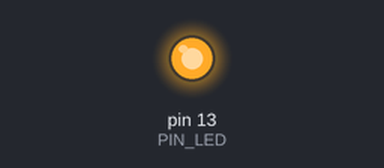
The sketch below on a simulated Arduino Nano, built with avr-gcc and run on an emulated ATmega328P. Shown: output pins drawn as LEDs (lit = HIGH). What the sketch prints to the serial monitor is not drawn.

Above: at 0.1 s.
At 0.8 s:
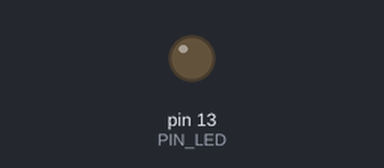
Timing chart, 0 to 2.3 s (numbered marks = the images above):
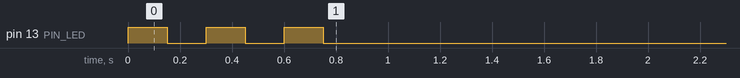

The sketch:

TasteData_Sensor_Node.ino
```cpp
/*
 * ============================================================================
 * TasteData Sensor Node — Firmware v1.0
 * Sabancı University IF201
 * ============================================================================
 *
 * Reads eight chemical / physical taste dimensions from analog sensor inputs
 * and transmits one CSV line per 100 ms (10 Hz) over USB-Serial:
 *
 *   ph,temp,brix,shu,co2,ibu,salt,glutamate
 *
 * This schema is consumed directly by src/sensors.py → src/brain.py.
 * All values are floating-point numbers in their native physical units.
 *
 * HARDWARE WIRING SUMMARY
 * ───────────────────────
 *   A0  pH electrode          (e.g. DFRobot SEN0161 analog pH circuit)
 *   A1  Temperature sensor    (e.g. LM35: 10 mV / °C)
 *   A2  Brix refractometer    (analog output circuit: 0–5 V = 0–20 °Bx)
 *   A3  Capsaicin / SHU       (custom biosensor or log-scale converter)
 *   A4  Dissolved CO₂         (e.g. MG-811 CO₂ module)
 *   A5  Bitterness / IBU      (e.g. OPT101 absorbance at 275 nm)
 *   A6  Saltiness / NaCl      (TDS conductivity probe, NaCl-calibrated)
 *   A7  Umami / L-glutamate   (enzymatic biosensor)
 *
 * STARTUP HANDSHAKE
 * ─────────────────
 * On power-on the node prints a machine-readable banner before streaming data.
 * The Python SensorReader detects the "TASTEDATA_NODE" prefix and logs a
 * hardware-confirmed connection. The CSV parser silently skips any non-numeric
 * line, so the banner is safe on all firmware versions.
 *
 * SIMULATE MODE
 * ─────────────
 * Set SIMULATE = true to generate Synthetic Flavor Waves entirely in firmware.
 * This lets you run and validate the full Python pipeline without any sensors
 * connected. Each dimension follows an independent sine oscillator so the
 * output exercises all pipeline stages: Stevens's Law, EMA smoothing, perceptual
 * interaction rules, visual mapping, and audio prompt generation.
 *
 * ============================================================================
 */

#include <math.h>

// ── Mode flag ────────────────────────────────────────────────────────────────
// false → read from physical sensors (A0–A7)
// true  → generate Synthetic Flavor Waves internally
const bool SIMULATE = true;

// ── Serial / timing ──────────────────────────────────────────────────────────
#define BAUD_RATE           9600
#define SAMPLE_INTERVAL_MS  100     // 10 Hz — matches run_app.py POLL_INTERVAL_SEC

// ── Pin assignments ───────────────────────────────────────────────────────────
#define PIN_PH       A0
#define PIN_TEMP     A1
#define PIN_BRIX     A2
#define PIN_SHU      A3
#define PIN_CO2      A4
#define PIN_IBU      A5
#define PIN_SALT     A6
#define PIN_UMAMI    A7
#define PIN_LED      13             // Built-in LED used by startup blink sequence


// ============================================================================
// CALIBRATION CONSTANTS
// ============================================================================
//
// Each sensor maps a raw ADC value [0–1023] to a real physical unit.
//
//   RAW_MIN / RAW_MAX  — ADC readings observed at the physical unit extremes.
//                        Measure these with a calibrated reference solution.
//   UNIT_MIN / UNIT_MAX — Corresponding real-world values in physical units.
//                        Must match the normalization bounds in settings.yaml.
//
// CALIBRATION PROCEDURE (repeat for every sensor channel):
//   1. Prepare a reference solution at UNIT_MIN (e.g. pH 2.5 buffer).
//   2. Open the Arduino Serial Monitor.
//   3. Temporarily add: Serial.println(analogRead(PIN_XX));  to loop().
//   4. Record the printed value → set as RAW_MIN.
//   5. Switch to the UNIT_MAX reference → record → set as RAW_MAX.
//   6. Remove the debug print and upload the final sketch.
//
// ─────────────────────────────────────────────────────────────────────────────

// pH  (DFRobot SEN0161 or equivalent analog pH circuit)
// Most pH op-amp circuits are inverting: lower pH → higher output voltage.
// Calibrate with pH 4.01 and pH 6.86 standard buffer solutions,
// then extrapolate to the project range [2.5, 5.0].
const int   PH_RAW_MIN  = 737;     // ADC at pH 2.5 (most acidic in project range)
const int   PH_RAW_MAX  = 614;     // ADC at pH 5.0 (least acidic in project range)
const float PH_UNIT_MIN = 2.5;     // pH units  — matches settings.yaml ph.min
const float PH_UNIT_MAX = 5.0;     // pH units  — matches settings.yaml ph.max
// Note: RAW_MIN > RAW_MAX because the circuit inverts (high acid → high voltage).

// Temperature  (LM35: Vout = 10 mV × T_celsius, referenced to GND)
// 0 °C  →  0.000 V  →  ADC ≈ 0
// 80 °C →  0.800 V  →  ADC = (0.800 / 5.0) × 1023 ≈ 164
const int   TEMP_RAW_MIN  = 0;
const int   TEMP_RAW_MAX  = 164;
const float TEMP_UNIT_MIN = 0.0;   // °C  — settings.yaml temp.min
const float TEMP_UNIT_MAX = 80.0;  // °C  — settings.yaml temp.max

// Brix  (analog refractometer output circuit: 0–5 V = 0–20 °Brix)
const int   BRIX_RAW_MIN  = 0;
const int   BRIX_RAW_MAX  = 1023;
const float BRIX_UNIT_MIN = 0.0;   // °Brix  — settings.yaml brix.min
const float BRIX_UNIT_MAX = 20.0;  // °Brix  — settings.yaml brix.max

// Spiciness / Capsaicin  (custom biosensor; ideally log-corrected post-calibration)
// Replace with a characterised logarithmic mapping once sensor response is known.
const int   SHU_RAW_MIN  = 0;
const int   SHU_RAW_MAX  = 1023;
const float SHU_UNIT_MIN = 0.0;        // SHU  — settings.yaml shu.min
const float SHU_UNIT_MAX = 50000.0;    // SHU  — settings.yaml shu.max

// Dissolved CO₂  (MG-811 or equivalent; check module datasheet for voltage offset)
const int   CO2_RAW_MIN  = 0;
const int   CO2_RAW_MAX  = 1023;
const float CO2_UNIT_MIN = 0.0;    // volumes CO₂  — settings.yaml co2.min
const float CO2_UNIT_MAX = 5.0;    // volumes CO₂  — settings.yaml co2.max

// Bitterness / IBU  (OPT101 or TSL2591 measuring UV absorbance at ~275 nm)
// Calibrate upper end with a commercial beer of known IBU as reference.
const int   IBU_RAW_MIN  = 0;
const int   IBU_RAW_MAX  = 1023;
const float IBU_UNIT_MIN = 0.0;    // IBU  — settings.yaml ibu.min
const float IBU_UNIT_MAX = 100.0;  // IBU  — settings.yaml ibu.max

// Saltiness / NaCl  (TDS conductivity probe, calibrated with NaCl solutions)
// Prepare 0 g/L (distilled water) and 10 g/L NaCl reference solutions.
const int   SALT_RAW_MIN  = 0;
const int   SALT_RAW_MAX  = 1023;
const float SALT_UNIT_MIN = 0.0;   // g/L NaCl  — settings.yaml salt.min
const float SALT_UNIT_MAX = 10.0;  // g/L NaCl  — settings.yaml salt.max

// Umami / L-glutamate  (enzymatic biosensor; arbitrary 0–20 unit scale)
const int   UMAMI_RAW_MIN  = 0;
const int   UMAMI_RAW_MAX  = 1023;
const float UMAMI_UNIT_MIN = 0.0;  // glutamate units  — settings.yaml glutamate.min
const float UMAMI_UNIT_MAX = 20.0; // glutamate units  — settings.yaml glutamate.max


// ============================================================================
// SIMULATION PARAMETERS — Synthetic Flavor Waves
// ============================================================================
//
// Each dimension oscillates as a sine wave centered on a realistic baseline
// value, with an amplitude that keeps the output well within the sensor range.
//
// Oscillation periods are chosen to be mutually irrational (no two share a
// common divisor), so the 8-dimensional signal never exactly repeats.
// This ensures the Python EMA, interaction rules, and audio prompt generator
// are all exercised across a rich variety of flavor states.
//
// SHU uses a signed-squared sine (x·|x|) to generate sharp, brief spiciness
// spikes rather than smooth sinusoidal swells — modeling the experience of
// capsaicin appearing suddenly rather than fading in gradually.
//
// ─────────────────────────────────────────────────────────────────────────────

//                          Center          Amplitude       Resulting range
const float SIM_PH_BASE    = 3.80;  const float SIM_PH_AMP    = 1.15;  // pH  2.65 – 4.95
const float SIM_TEMP_BASE  = 35.0;  const float SIM_TEMP_AMP  = 29.0;  // °C  6.0  – 64.0
const float SIM_BRIX_BASE  = 7.0;   const float SIM_BRIX_AMP  = 6.5;   // Bx  0.5  – 13.5
const float SIM_SHU_BASE   = 4500;  const float SIM_SHU_AMP   = 4400;  // SHU 100  – 8900
const float SIM_CO2_BASE   = 2.0;   const float SIM_CO2_AMP   = 1.8;   // vol 0.2  – 3.8
const float SIM_IBU_BASE   = 25.0;  const float SIM_IBU_AMP   = 23.5;  // IBU 1.5  – 48.5
const float SIM_SALT_BASE  = 2.5;   const float SIM_SALT_AMP  = 2.3;   // g/L 0.2  – 4.8
const float SIM_UMAMI_BASE = 5.0;   const float SIM_UMAMI_AMP = 4.7;   // gu  0.3  – 9.7

// Oscillation periods in seconds (all mutually irrational)
const float SIM_PH_PERIOD    = 17.3;
const float SIM_TEMP_PERIOD  = 41.0;
const float SIM_BRIX_PERIOD  = 23.7;
const float SIM_SHU_PERIOD   = 11.9;
const float SIM_CO2_PERIOD   = 29.1;
const float SIM_IBU_PERIOD   = 37.3;
const float SIM_SALT_PERIOD  = 13.1;
const float SIM_UMAMI_PERIOD = 53.7;

// Phase offsets (radians) so sensors start at varied points in their cycles,
// avoiding an artificial 'all sensors at baseline' initial state.
const float SIM_PH_PHASE    = 0.00;
const float SIM_TEMP_PHASE  = 1.10;
const float SIM_BRIX_PHASE  = 2.30;
const float SIM_SHU_PHASE   = 0.70;
const float SIM_CO2_PHASE   = 3.50;
const float SIM_IBU_PHASE   = 5.10;
const float SIM_SALT_PHASE  = 1.90;
const float SIM_UMAMI_PHASE = 4.40;


// ── State ────────────────────────────────────────────────────────────────────
unsigned long lastSampleMs = 0;


// ============================================================================
// UTILITY FUNCTIONS
// ============================================================================

// Linear interpolation of x from [inMin, inMax] to [outMin, outMax].
// Arduino's built-in map() is integer-only; this version handles floats.
float mapFloat(float x, float inMin, float inMax, float outMin, float outMax) {
    if (inMax == inMin) return outMin;
    return (x - inMin) / (inMax - inMin) * (outMax - outMin) + outMin;
}

float clampFloat(float x, float lo, float hi) {
    if (x < lo) return lo;
    if (x > hi) return hi;
    return x;
}

// Standard sine oscillator returning a value in [base - amp, base + amp].
float sineWave(float tSec, float period, float base, float amp, float phaseRad) {
    return base + amp * sin(TWO_PI * tSec / period + phaseRad);
}

// Signed-squared sine: produces sharp spikes rather than smooth oscillations.
// Output range is the same as sineWave but energy is concentrated at the peaks.
float spikeSine(float tSec, float period, float base, float amp, float phaseRad) {
    float s = sin(TWO_PI * tSec / period + phaseRad);
    return base + amp * s * fabs(s);
}


// ============================================================================
// SERIAL OUTPUT
// ============================================================================
//
// Transmits exactly one CSV line per call.
// Field order: ph,temp,brix,shu,co2,ibu,salt,glutamate
// This is the schema expected by src/sensors.py.
//
void transmitFrame(float ph,   float temp, float brix, float shu,
                   float co2,  float ibu,  float salt,  float umami) {
    // Decimal precision is chosen per-channel to balance resolution against
    // line length. At 9600 baud, a 60-character line transmits in ~6 ms,
    // well within the 100 ms sampling window.
    Serial.print(ph,    3);  Serial.print(',');
    Serial.print(temp,  2);  Serial.print(',');
    Serial.print(brix,  3);  Serial.print(',');
    Serial.print(shu,   1);  Serial.print(',');
    Serial.print(co2,   3);  Serial.print(',');
    Serial.print(ibu,   2);  Serial.print(',');
    Serial.print(salt,  3);  Serial.print(',');
    Serial.print(umami, 3);  Serial.println();
}


// ============================================================================
// HARDWARE READ PATH
// ============================================================================
//
// Each function performs one analogRead, applies the linear calibration map,
// and clamps the result to the valid physical range.
//

float readPH() {
    return clampFloat(
        mapFloat(analogRead(PIN_PH), PH_RAW_MIN, PH_RAW_MAX, PH_UNIT_MIN, PH_UNIT_MAX),
        PH_UNIT_MIN, PH_UNIT_MAX);
}

float readTemp() {
    return clampFloat(
        mapFloat(analogRead(PIN_TEMP), TEMP_RAW_MIN, TEMP_RAW_MAX, TEMP_UNIT_MIN, TEMP_UNIT_MAX),
        TEMP_UNIT_MIN, TEMP_UNIT_MAX);
}

float readBrix() {
    return clampFloat(
        mapFloat(analogRead(PIN_BRIX), BRIX_RAW_MIN, BRIX_RAW_MAX, BRIX_UNIT_MIN, BRIX_UNIT_MAX),
        BRIX_UNIT_MIN, BRIX_UNIT_MAX);
}

float readSHU() {
    return clampFloat(
        mapFloat(analogRead(PIN_SHU), SHU_RAW_MIN, SHU_RAW_MAX, SHU_UNIT_MIN, SHU_UNIT_MAX),
        SHU_UNIT_MIN, SHU_UNIT_MAX);
}

float readCO2() {
    return clampFloat(
        mapFloat(analogRead(PIN_CO2), CO2_RAW_MIN, CO2_RAW_MAX, CO2_UNIT_MIN, CO2_UNIT_MAX),
        CO2_UNIT_MIN, CO2_UNIT_MAX);
}

float readIBU() {
    return clampFloat(
        mapFloat(analogRead(PIN_IBU), IBU_RAW_MIN, IBU_RAW_MAX, IBU_UNIT_MIN, IBU_UNIT_MAX),
        IBU_UNIT_MIN, IBU_UNIT_MAX);
}

float readSalt() {
    return clampFloat(
        mapFloat(analogRead(PIN_SALT), SALT_RAW_MIN, SALT_RAW_MAX, SALT_UNIT_MIN, SALT_UNIT_MAX),
        SALT_UNIT_MIN, SALT_UNIT_MAX);
}

float readUmami() {
    return clampFloat(
        mapFloat(analogRead(PIN_UMAMI), UMAMI_RAW_MIN, UMAMI_RAW_MAX, UMAMI_UNIT_MIN, UMAMI_UNIT_MAX),
        UMAMI_UNIT_MIN, UMAMI_UNIT_MAX);
}

void transmitHardware() {
    transmitFrame(
        readPH(), readTemp(), readBrix(), readSHU(),
        readCO2(), readIBU(), readSalt(), readUmami()
    );
}


// ============================================================================
// SIMULATION PATH — Synthetic Flavor Waves
// ============================================================================
//
// Generates physically plausible sensor values using overlapping sine waves.
// Designed to exercise all Python pipeline stages without physical hardware.
//
// Flavor events guaranteed to occur during a typical 60-second run:
//   - High Sourness:    pH dips below 3.0 (normalized > 0.80)
//   - High Sweetness:  Brix rises above 10 (normalized > 0.50)
//   - Salt suppression: Salt > ~3 g/L while IBU is elevated — fires the
//                       Bitterness suppression rule in brain.py
//   - Spicy spike:     SHU pulse via spikeSine exercises the EMA step response
//   - Heat boost:      Temp > 60 °C while SHU is nonzero — fires the TRPV1 rule
//
void transmitSimulated(float tSec) {
    float ph    = clampFloat(sineWave  (tSec, SIM_PH_PERIOD,    SIM_PH_BASE,    SIM_PH_AMP,    SIM_PH_PHASE),
                             PH_UNIT_MIN,    PH_UNIT_MAX);
    float temp  = clampFloat(sineWave  (tSec, SIM_TEMP_PERIOD,  SIM_TEMP_BASE,  SIM_TEMP_AMP,  SIM_TEMP_PHASE),
                             TEMP_UNIT_MIN,  TEMP_UNIT_MAX);
    float brix  = clampFloat(sineWave  (tSec, SIM_BRIX_PERIOD,  SIM_BRIX_BASE,  SIM_BRIX_AMP,  SIM_BRIX_PHASE),
                             BRIX_UNIT_MIN,  BRIX_UNIT_MAX);
    float shu   = clampFloat(spikeSine (tSec, SIM_SHU_PERIOD,   SIM_SHU_BASE,   SIM_SHU_AMP,   SIM_SHU_PHASE),
                             SHU_UNIT_MIN,   SHU_UNIT_MAX);
    float co2   = clampFloat(sineWave  (tSec, SIM_CO2_PERIOD,   SIM_CO2_BASE,   SIM_CO2_AMP,   SIM_CO2_PHASE),
                             CO2_UNIT_MIN,   CO2_UNIT_MAX);
    float ibu   = clampFloat(sineWave  (tSec, SIM_IBU_PERIOD,   SIM_IBU_BASE,   SIM_IBU_AMP,   SIM_IBU_PHASE),
                             IBU_UNIT_MIN,   IBU_UNIT_MAX);
    float salt  = clampFloat(sineWave  (tSec, SIM_SALT_PERIOD,  SIM_SALT_BASE,  SIM_SALT_AMP,  SIM_SALT_PHASE),
                             SALT_UNIT_MIN,  SALT_UNIT_MAX);
    float umami = clampFloat(sineWave  (tSec, SIM_UMAMI_PERIOD, SIM_UMAMI_BASE, SIM_UMAMI_AMP, SIM_UMAMI_PHASE),
                             UMAMI_UNIT_MIN, UMAMI_UNIT_MAX);

    transmitFrame(ph, temp, brix, shu, co2, ibu, salt, umami);
}


// ============================================================================
// STARTUP SEQUENCE
// ============================================================================
//
// Executed once on power-on. Confirms firmware identity over Serial and blinks
// the built-in LED so the user can verify the board is alive before connecting
// the Python host.
//
// The Python SensorReader detects the "TASTEDATA_NODE" prefix in the banner
// and records a hardware-confirmed handshake in the session log. Any line that
// cannot be parsed as 8 comma-separated floats is silently discarded, so the
// banner does not corrupt the data stream on older host builds.
//
void startupSequence() {
    // Three LED blinks — visual confirmation that setup() has been reached.
    for (int i = 0; i < 3; i++) {
        digitalWrite(PIN_LED, HIGH);  delay(150);
        digitalWrite(PIN_LED, LOW);   delay(150);
    }

    // Machine-readable handshake header.
    // The Python host scans for the "TASTEDATA_NODE" prefix.
    Serial.println(F("=== TASTEDATA_NODE_v1.0 READY ==="));
    Serial.print  (F("Mode   : "));
    Serial.println(SIMULATE ? F("SIMULATE") : F("HARDWARE"));
    Serial.print  (F("Rate   : "));
    Serial.print  (1000 / SAMPLE_INTERVAL_MS);
    Serial.println(F(" Hz"));
    Serial.println(F("Schema : ph,temp,brix,shu,co2,ibu,salt,glutamate"));
    Serial.println(F("--- BEGIN DATA STREAM ---"));

    // Brief pause so the Python host has time to detect the banner before
    // the first data line arrives. Without this, fast USB enumeration can
    // cause the banner to be missed on initial connect.
    delay(500);
}


// ============================================================================
// ARDUINO ENTRY POINTS
// ============================================================================

void setup() {
    pinMode(PIN_LED, OUTPUT);

    Serial.begin(BAUD_RATE);

    // Wait for USB-CDC serial port enumeration.
    // Required on boards with native USB (Leonardo, Micro, Zero, MKR series).
    // On Uno / Mega (UART-over-USB via separate chip), this resolves instantly.
    while (!Serial) { ; }

    startupSequence();
    lastSampleMs = millis();
}

void loop() {
    unsigned long now = millis();

    // Non-blocking interval guard — keeps loop() free for future expansions
    // (e.g. reading a push-button to trigger a snapshot command).
    if (now - lastSampleMs < SAMPLE_INTERVAL_MS) return;
    lastSampleMs = now;

    if (SIMULATE) {
        transmitSimulated(now / 1000.0f);
    } else {
        transmitHardware();
    }
}
```
